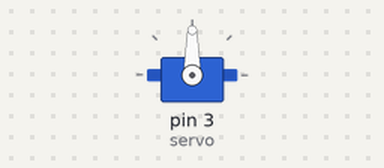
This sketch was run on a simulated Arduino Uno, built with avr-gcc and run on an emulated ATmega328P. Parts: servo.

Above: at 0.05 s.
At 2.05 s:
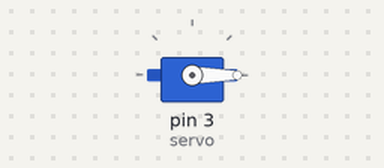
At 3.0 s:
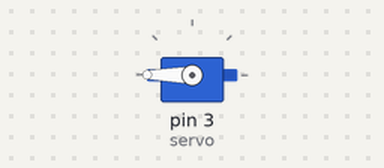
Timing chart, 0 to 6.9 s (numbered marks = the images above):
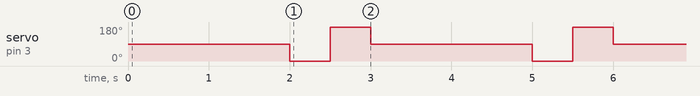

Measured:
- by itself, servo on pin 3 (servo): repeats every 3.0 s: 180° 0.50 s, 90° 2.0 s, 0° 0.50 s

The sketch:

servo-init.ino
```cpp
#include <Servo.h>
Servo servo;

void setup() {
  servo.attach(3);
}

void loop() {
  servo.write(90);
  delay(2000);
  servo.write(0);
  delay(500);
  servo.write(180);
  delay(500);
}
```
